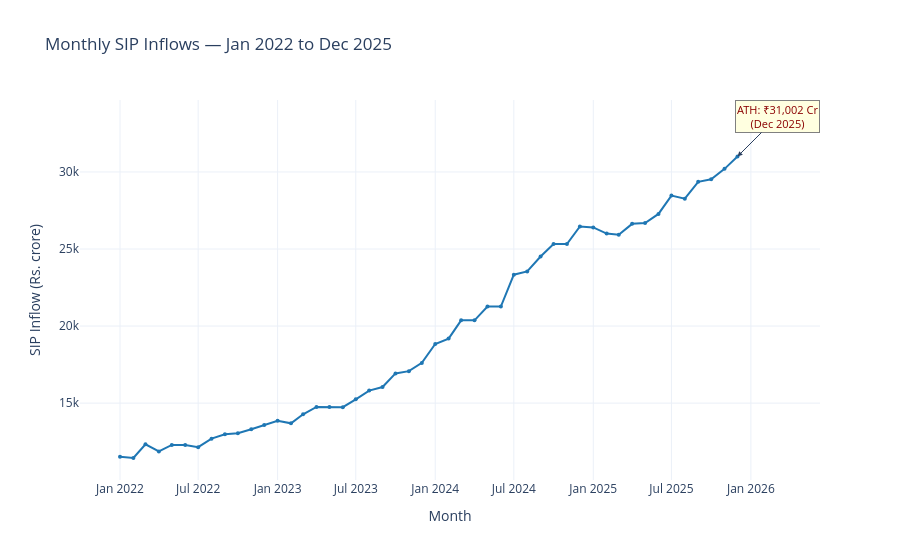

Here is the notebook cell this chart was saved with:
### Code cell
# Cell 6 — SIP Inflows Monthly
# Expected columns: month (YYYY-MM), sip_inflow_crore
sip["month_dt"] = pd.to_datetime(sip["month"])
sip_sorted = sip.sort_values("month_dt")

fig = go.Figure()

fig.add_trace(go.Scatter(
    x=sip_sorted["month_dt"],
    y=sip_sorted["sip_inflow_crore"],
    mode="lines+markers",
    line=dict(color="#1f77b4", width=2),
    marker=dict(size=4),
    name="SIP Inflow",
))

# Mark the all-time high milestone
ath_row = sip_sorted.loc[sip_sorted["sip_inflow_crore"].idxmax()]
fig.add_annotation(
    x=ath_row["month_dt"],
    y=ath_row["sip_inflow_crore"],
    text=f"ATH: ₹{ath_row['sip_inflow_crore']:,.0f} Cr<br>(Dec 2025)",
    showarrow=True,
    arrowhead=2,
    ax=40,
    ay=-40,
    font=dict(size=11, color="darkred"),
    bgcolor="lightyellow",
    bordercolor="gray",
)

fig.update_layout(
    title="Monthly SIP Inflows — Jan 2022 to Dec 2025",
    xaxis_title="Month",
    yaxis_title="SIP Inflow (Rs. crore)",
    template="plotly_white",
    hovermode="x",
)
fig.write_html(str(CHARTS / "sip_inflow_trend.html"))
fig.show()
print("✓ Saved sip_inflow_trend.html")

### Figure 1 — Plotly figure (JSON) as saved in the notebook; plotly's stock layout.template omitted (floating-point values rounded to 4 significant figures)
{"data": [{"line": {"color": "#1f77b4", "width": 2}, "marker": {"size": 4}, "mode": "lines+markers", "name": "SIP Inflow", "type": "scatter", "x": ["2022-01-01T00:00:00.000000000", "2022-02-01T00:00:00.000000000", "2022-03-01T00:00:00.000000000", "2022-04-01T00:00:00.000000000", "2022-05-01T00:00:00.000000000", "2022-06-01T00:00:00.000000000", "2022-07-01T00:00:00.000000000", "2022-08-01T00:00:00.000000000", "2022-09-01T00:00:00.000000000", "2022-10-01T00:00:00.000000000", "2022-11-01T00:00:00.000000000", "2022-12-01T00:00:00.000000000", "2023-01-01T00:00:00.000000000", "2023-02-01T00:00:00.000000000", "2023-03-01T00:00:00.000000000", "2023-04-01T00:00:00.000000000", "2023-05-01T00:00:00.000000000", "2023-06-01T00:00:00.000000000", "2023-07-01T00:00:00.000000000", "2023-08-01T00:00:00.000000000", "2023-09-01T00:00:00.000000000", "2023-10-01T00:00:00.000000000", "2023-11-01T00:00:00.000000000", "2023-12-01T00:00:00.000000000", "2024-01-01T00:00:00.000000000", "2024-02-01T00:00:00.000000000", "2024-03-01T00:00:00.000000000", "2024-04-01T00:00:00.000000000", "2024-05-01T00:00:00.000000000", "2024-06-01T00:00:00.000000000", "2024-07-01T00:00:00.000000000", "2024-08-01T00:00:00.000000000", "2024-09-01T00:00:00.000000000", "2024-10-01T00:00:00.000000000", "2024-11-01T00:00:00.000000000", "2024-12-01T00:00:00.000000000", "2025-01-01T00:00:00.000000000", "2025-02-01T00:00:00.000000000", "2025-03-01T00:00:00.000000000", "2025-04-01T00:00:00.000000000", "2025-05-01T00:00:00.000000000", "2025-06-01T00:00:00.000000000", "2025-07-01T00:00:00.000000000", "2025-08-01T00:00:00.000000000", "2025-09-01T00:00:00.000000000", "2025-10-01T00:00:00.000000000", "2025-11-01T00:00:00.000000000", "2025-12-01T00:00:00.000000000"], "y": [11517, 11438, 12328, 11863, 12286, 12276, 12140, 12694, 12976, 13040, 13306, 13573, 13856, 13687, 14276, 14749, 14749, 14734, 15245, 15814, 16042, 16928, 17073, 17610, 18838, 19187, 20371, 20371, 21262, 21262, 23332, 23547, 24509, 25323, 25320, 26459, 26400, 25999, 25926, 26632, 26688, 27274, 28464, 28265, 29361, 29529, 30200, 31002]}], "layout": {"annotations": [{"arrowhead": 2, "ax": 40, "ay": -40, "bgcolor": "lightyellow", "bordercolor": "gray", "font": {"color": "darkred", "size": 11}, "showarrow": true, "text": "ATH: ₹31,002 Cr<br>(Dec 2025)", "x": "2025-12-01T00:00:00", "y": 31002}], "hovermode": "x", "title": {"text": "Monthly SIP Inflows — Jan 2022 to Dec 2025"}, "xaxis": {"title": {"text": "Month"}}, "yaxis": {"title": {"text": "SIP Inflow (Rs. crore)"}}}}
